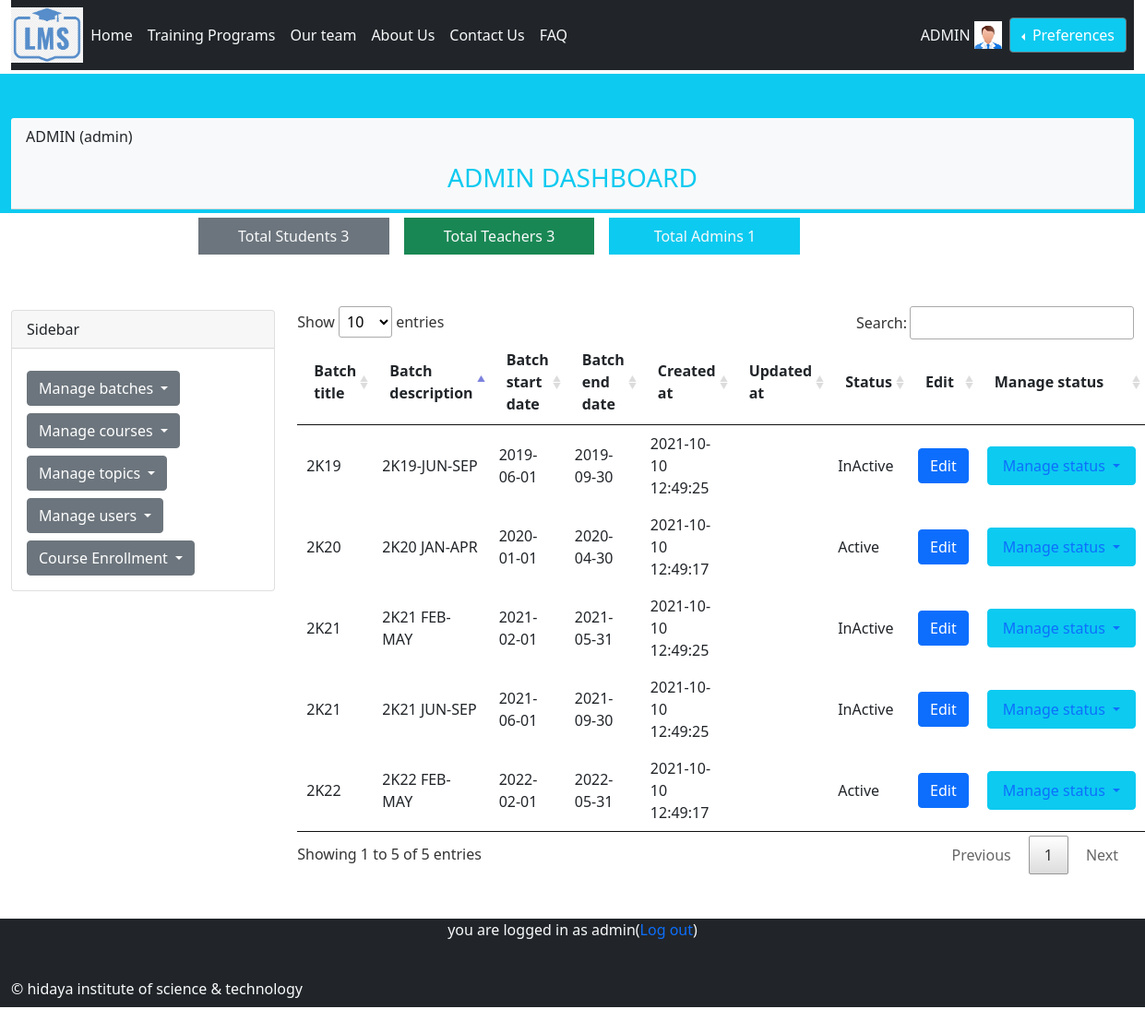
/admin/show_batches.php (signed in), run on the app's committed database.
### tables this page shows
CREATE TABLE `batches` (
  `batch_id` int(11) NOT NULL AUTO_INCREMENT,
  `status_id` int(11) DEFAULT 6,
  `batch_title` varchar(100) DEFAULT NULL,
  `batch_description` text DEFAULT NULL,
  `batch_start_date` date DEFAULT NULL,
  `batch_end_date` date DEFAULT NULL,
  `created_at` datetime DEFAULT NULL,
  `updated_at` datetime DEFAULT NULL,
  PRIMARY KEY (`batch_id`)
);

CREATE TABLE `status` (
  `status_id` int(11) NOT NULL AUTO_INCREMENT,
  `status` enum('Active','InActive','Enrolled','Disenrolled','InProcess','Completed','Terminated') DEFAULT NULL,
  `created_at` datetime DEFAULT NULL,
  `updated_at` datetime DEFAULT NULL,
  PRIMARY KEY (`status_id`)
);

### database/database_library.php (called while the page is built, shortened)
<?php
class database_library implements db_settings{
protected $hostname    	= "localhost";
protected $username    	= "root";
protected $password    	= "";
protected $dbname    	= "learning_management_system";
protected $connection 	= null;
		public function __construct(){
		$this->connection = mysqli_connect($this->hostname, $this->username, $this->password, $this->dbname);
				?>
				<?php
		}
		public function count_students(){
			$this->query = "SELECT COUNT('user_id') AS NUMBER_OF_STUDENTS FROM users,roles,user_role WHERE
	 	users.user_id = user_role.`user_id` AND roles.role_id = user_role.`role_id`
	 	AND roles.role_type = 'student'";
			return $this->result = mysqli_query($this->connection,$this->query);
		}
				public function count_teachers(){
			$this->query = "SELECT COUNT('user_id') AS NUMBER_OF_TEACHERS FROM users,roles,user_role WHERE
	 		users.user_id = user_role.user_id AND roles.role_id = user_role.role_id
	 		AND roles.role_type = 'teacher'";
			return $this->result = mysqli_query($this->connection,$this->query);
		}
				public function count_admins(){
			$this->query = "SELECT COUNT('user_id') AS NUMBER_OF_ADMINS FROM users,roles,user_role WHERE
	 		users.user_id = user_role.user_id AND roles.role_id = user_role.role_id
	 		AND roles.role_type = 'admin'";
			return $this->result = mysqli_query($this->connection,$this->query);
		}
	public function show_batches(){
				$this->query = "SELECT * FROM batches,status WHERE batches.status_id = status.status_id ORDER BY batch_id DESC";
		return	$this->result = mysqli_query($this->connection,$this->query);
	}
}

### admin/show_batches.php (the view, shortened to what this page needs)
 <?php
require_once("../database/database_library.php");
if (!($_SESSION['user']['role_type']=="admin")) {
    session_destroy();
    header("location:../login.php?class=danger&msg=Unauthorized access");
}
else{
require_once("../general/general_library.php");
$dobj = new database_library();
    ?>
                <div class="row mb-5" style="height:100px">
        <div class="col-12 bg-info" style="">
            <div class="card-header bg-light mt-5 mb-1">
                <p><?php echo strtoupper($_SESSION['user']['first_name']." ".$_SESSION['user']['last_name'])."(".$_SESSION['user']['role_type'].")"; ?></p>
                <h3 class="text-info" style="text-align: center;">ADMIN DASHBOARD</h3>
            </div>
        </div>
    </div>
    <div class="row">
        <div class="col-2"></div>
        <div class="col-2 p-2 m-2 bg-secondary text-light text-center">Total Students <?php $count_student = mysqli_fetch_assoc($student = $dobj->count_students());
        		echo $count_student['NUMBER_OF_STUDENTS'];
    			?></div>
        <div class="col-2 p-2 m-2 bg-success text-light text-center">Total Teachers <?php  $count_teacher =  mysqli_fetch_assoc($teacher = $dobj->count_teachers()) ;
        		echo $count_teacher['NUMBER_OF_TEACHERS']
    			?></div>
        <div class="col-2 p-2 m-2 bg-info text-light text-center">Total Admins <?php  $count_admin = mysqli_fetch_assoc($admin = $dobj->count_admins());
        		echo $count_admin['NUMBER_OF_ADMINS']
    			?>
                </div>
        <div class="col-2"></div>
    </div>
    <div class="row mt-5">
        <div class="col-3 mt-1">
        </div>
                <div class="col-9" id="registration">
			<?php
			$resultbatches = $dobj->show_batches();
			if($resultbatches->num_rows){
			?>
 <table id="myTable"  width="50%" class=“display” data-page-length="10" data-order="[[ 1, &quot;asc&quot; ]]">
                <thead>
                <tr>
            <th scope="col">Batch title</th>
            <th scope="col">Batch description</th>
            <th scope="col">Batch start date</th>
            <th scope="col">Batch end date</th>
            <th scope="col">Created at</th>
            <th scope="col">Updated at</th>
            <th scope="col">Status</th>
             <th scope="col">Edit</th>
            <th scope="col">Manage status</th>
        	</tr>
                </thead>
                <tbody>
            <?php
				while($batch = mysqli_fetch_assoc($resultbatches)){
                    ?>
                                    <tr>
                    <td> <?php echo $batch['batch_title']; ?></td>
                    <td> <?php echo $batch['batch_description']; ?></td>
                    <td> <?php echo $batch['batch_start_date']; ?></td>
                    <td> <?php echo $batch['batch_end_date']; ?></td>
                    <td> <?php echo $batch['created_at'];  ?></td>
                    <td> <?php echo $batch['updated_at']; ?> </td>
                    <td> <?php echo $batch['status']; ?> </td>
                    <td>
                        <button type="button" class="btn btn-primary" data-bs-toggle="modal" data-bs-target="#exampleModal<?php echo $batch['batch_id'];?>" data-bs-whatever="@getbootstrap">Edit</button>
                    </td>
                    <td>
                        <div class="dropdown">
                        <button class="nav-link btn btn-info dropdown-toggle" type="button" id="dropdownMenuButton1" data-bs-toggle="dropdown" aria-expanded="false">
                        Manage status
                        </button>
                    </div>
                    </td>
				</tr>
 		<?php
				}
			}
				 ?>
                </tbody>
			</table>
                </div>
        </div>
<div class="row">
    <div class="col-12 bottom bg-dark text-light mt-5" style="height: 6rem;">
        <p class="text-center">
            <?php
            if (isset($_SESSION['user'])) {
            echo "you are logged in as ".$_SESSION['user']['role_type'] ."(<a href='../logout.php?action=logout' style='text-decoration:none'onclick='return logout()'>Log out</a>)";
            } else{
            echo "You are not logged in";
            }
        ?>
        </p>
    <p>&copy; hidaya institute of science & technology</p>
    </div>
</div>
<?php
}
 ?>

### data on the page
batches: batch_title "2K19", batch_description "2K19-JUN-SEP", batch_start_date "2019-06-01", batch_end_date "2019-09-30", status.created_at "2021-10-10 12:49:25", status.status "InActive"
batches: batch_title "2K21", batch_description "2K21 JUN-SEP", batch_start_date "2021-06-01", batch_end_date "2021-09-30", status.created_at "2021-10-10 12:49:25", status.status "InActive"
batches: batch_title "2K22", batch_description "2K22 FEB-MAY", batch_start_date "2022-02-01", batch_end_date "2022-05-31", status.created_at "2021-10-10 12:49:17", status.status "Active"
batches: batch_title "2K20", batch_description "2K20 JAN-APR", batch_start_date "2020-01-01", batch_end_date "2020-04-30", status.created_at "2021-10-10 12:49:17", status.status "Active"
batches: batch_title "2K21", batch_description "2K21 FEB-MAY", batch_start_date "2021-02-01", batch_end_date "2021-05-31", status.created_at "2021-10-10 12:49:25", status.status "InActive"

### other printed values
$_SESSION['user']['first_name'] "ADMIN"
$_SESSION['user']['first_name']." ".$_SESSION['user']['last_name'] "ADMIN"
$_SESSION['user']['role_type'] "admin"
$count_student['NUMBER_OF_STUDENTS'] "3"
$count_teacher['NUMBER_OF_TEACHERS'] "3"
$count_admin['NUMBER_OF_ADMINS'] "1"
